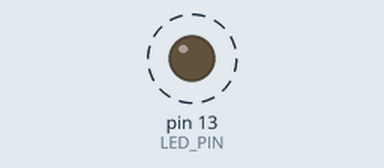
The sketch below on a simulated Arduino Uno, built with avr-gcc and run on an emulated ATmega328P. Parts: output pins drawn as LEDs (lit = HIGH). Dashed ring = blinking.

Above: at 0.2 s.
Timing chart, 0 to 3.0 s (numbered marks = the images above):
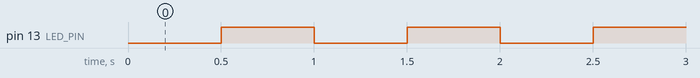

Measured:
- by itself, pin 13 (LED_PIN): alternates HIGH for 0.50 s and LOW for 0.50 s

The sketch:

002_blinky_with_timer1_ovf.ino
```cpp
// (licence header left out)
#define LED_PIN     (13)
#define TIMER_TCNT  (57723) // 65536 - 16MHz/1024/2

void setup() {
  pinMode(LED_PIN, OUTPUT); // set LED pin as output
  TCCR1A = 0;
  TCCR1B = _BV(CS12)|_BV(CS10); // set Timer1 prescaler to 1024
  TIMSK1 |= _BV(TOIE1); // enable Timer1 overflow interrupt
  TCNT1 = TIMER_TCNT; // reload timer counter
  interrupts(); // enable global interrupts
}

void loop() {
  // do nothing
}

ISR(TIMER1_OVF_vect) {
  TCNT1 = TIMER_TCNT; // reload timer counter
  digitalWrite(LED_PIN, !digitalRead(LED_PIN)); // Toggle LED pin
}
```
